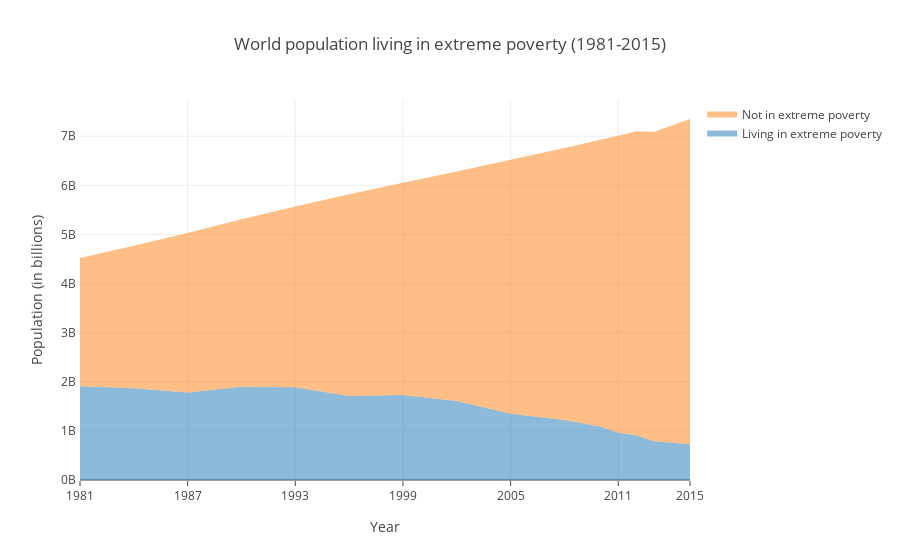

Here is the notebook cell this chart was saved with:
### Code cell
trace1 = go.Scatter(
    x=data_poverty['Year'],
    y=data_poverty['Number of people living in extreme poverty (people)'],
    stackgroup='one',
    mode='none',
    name='Living in extreme poverty',
    hoverinfo='y'
)

trace2 = go.Scatter(
    x=data_poverty['Year'],
    y=data_poverty['Number of people not in extreme poverty (people)'],
    stackgroup='one',
    mode='none',
    name='Not in extreme poverty ',
    hoverinfo='y'
)

data = [trace1, trace2]

layout = go.Layout(
    xaxis = go.layout.XAxis(
        tickmode='array',
        tickvals=np.concatenate((np.arange(1981, 2012, step=6), np.array([2015])), axis=0),
        title='Year',
        ticklen=5
    ),
    yaxis = go.layout.YAxis(
        title='Population (in billions)',
        ticksuffix='B ',       
    ),
    title='World population living in extreme poverty (1981-2015)'
)

fig = go.Figure(
    data = data,
    layout = layout
)

py(fig, filename='stacked-area-char')

### Figure 1 — Plotly figure (JSON) as saved in the notebook; plotly's stock layout.template omitted (floating-point values rounded to 4 significant figures)
{"data": [{"hoverinfo": "y", "mode": "none", "name": "Living in extreme poverty", "stackgroup": "one", "type": "scatter", "uid": "6f6f8aa3-1397-46bb-9ac2-77e1024b58b9", "x": [1981, 1984, 1987, 1990, 1993, 1996, 1999, 2002, 2005, 2008, 2010, 2011, 2012, 2013, 2015], "y": [1.91, 1.87, 1.78, 1.9, 1.89, 1.71, 1.73, 1.61, 1.35, 1.22, 1.09, 0.96, 0.91, 0.79, 0.73]}, {"hoverinfo": "y", "mode": "none", "name": "Not in extreme poverty ", "stackgroup": "one", "type": "scatter", "uid": "fdb6e7c4-1a5a-4e8f-ba3d-65f114769cc4", "x": [1981, 1984, 1987, 1990, 1993, 1996, 1999, 2002, 2005, 2008, 2010, 2011, 2012, 2013, 2015], "y": [2.61, 2.9, 3.25, 3.41, 3.68, 4.11, 4.32, 4.67, 5.17, 5.54, 5.84, 6.05, 6.19, 6.3, 6.62]}], "layout": {"title": {"text": "World population living in extreme poverty (1981-2015)"}, "xaxis": {"ticklen": 5, "tickmode": "array", "tickvals": [1981, 1987, 1993, 1999, 2005, 2011, 2015], "title": {"text": "Year"}}, "yaxis": {"ticksuffix": "B ", "title": {"text": "Population (in billions)"}}}}
